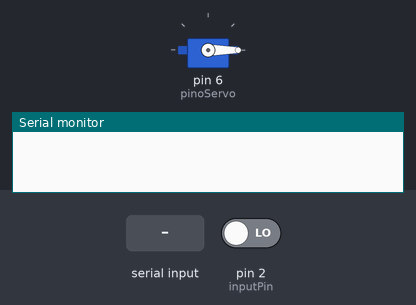
This sketch was run on a simulated Arduino Uno, built with avr-gcc and run on an emulated ATmega328P. Parts: servo, the last lines printed to the serial monitor. The test bench sets the inputs (shaded band); at power-on: pin 2 (inputPin) LOW.

Above: at 3.2 s.
3.3 s: "90,45\n" received over Serial
At 3.76 s:
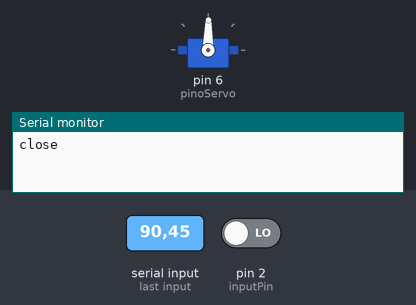
At 5.0 s:
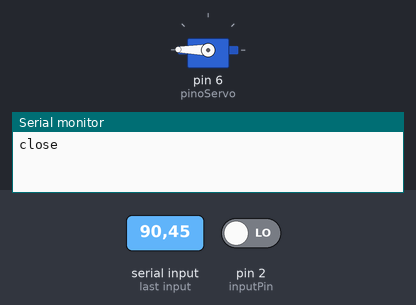
Timing chart, 0 to 6.5 s (numbered marks = the images above; inputs shaded):
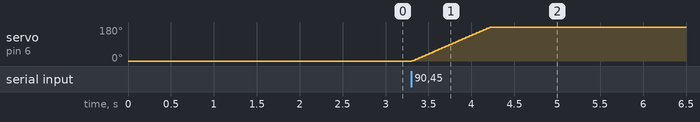

Measured:
- after the input at 3.3 s, servo on pin 6 (pinoServo): moves from 0° to 179° over 0.91 s, starting at once

The sketch:

mousetrap_arduino.ino
```cpp
#include <Servo.h>


const int pinoServo = 6;  //PINO DIGITAL UTILIZADO PELO SERVO
const int inputPin = 2; //PINO DIGITAL UTILIZADO PELO Sensor

Servo s; //OBJETO DO TIPO SERVO
int pos; //POSIÇÃO DO SERVO


int val = 0;                      // variable for reading the pin status

bool motionDetected = false;      //se detetou movimento no sensor
bool responded = false;           //se já obteve resposta do raspberry

bool timeOut = false;             //se após ser detetado movimento passaram 10seg sem resposta do utilizador
float oldTime = 0;                //usado na contagem de tempo
float totalTime = 0;              //contador de tempo (retorna a 0 se >=10)


void setup (){
  Serial.begin(9600);
  pinMode(inputPin, INPUT);       // declare sensor as input
  s.attach(pinoServo);            //ASSOCIAÇÃO DO PINO DIGITAL AO OBJETO DO TIPO SERVO
  s.write(0);                     //INICIA O MOTOR NA POSIÇÃO 0º

  delay(2000);
}

void ClearBuffer(){
  while(Serial.available())
    int _t = Serial.read();
}

bool toggle = true;

void loop() {


  if(isOpen()){
    val = digitalRead(inputPin);  // read input value
  }

  if (val == HIGH /*toggle*/ && !motionDetected && isOpen()) {            // check if the input is HIGH
    toggle = false;

    Serial.println("detected");
    responded = false;
    motionDetected = true;
    oldTime = millis();
  }

  if(Serial.available()){
    int incomingInt = (Serial.read()-'0');

    ClearBuffer();
    switch(incomingInt){
      case 0:
        if(isOpen()){
          closeDoor();
          resetFlags();
          gotResponse(true);
        }
      break;
      case 1:
        openDoor();
        resetFlags();
        gotResponse(true);
      break;
      default:
        return;
      break;
    }
    delay(1000);
  }


  if(motionDetected){
    float currentTime = millis();
    float deltaTime = currentTime - oldTime;
    oldTime = currentTime;
    totalTime += deltaTime;
    if (totalTime >= 10000){
      timeOut = true;
      motionDetected = false;
      totalTime = 0;
      Serial.println("timeout");
    }
  }

  if(timeOut && !responded){   //se passaram 10segs e não houve resposta do utilizador fecha a porta
    closeDoor();
    resetFlags();

    toggle = true;
    delay(5000);
  }
}

void closeDoor(){
  Serial.println("close");
  for(pos = 0; pos < 180; pos++){                       //PARA "pos" IGUAL A 0, ENQUANTO "pos" MENOR QUE 180, INCREMENTA "pos"
    s.write(pos);                                       //ESCREVE O VALOR DA POSIÇÃO QUE O SERVO DEVE GIRAR
    delay(5);                                           //INTERVALO DE 15 MILISSEGUNDOS
  }
  delay(5000);
}

void openDoor(){
  Serial.println("open");
  if( !isOpen()){
    for(pos = 180; pos >= 0; pos--){                    //PARA "pos" IGUAL A 180, ENQUANTO "pos" MAIOR OU IGUAL QUE 0, DECREMENTA "pos"
      s.write(pos);                                     //ESCREVE O VALOR DA POSIÇÃO QUE O SERVO DEVE GIRAR
      delay(5);                                         //INTERVALO DE 15 MILISSEGUNDOS
    }
  }

  resetFlags();
}

bool isOpen() {
  if(s.read() == 0){
    return true;
  }
  return false;
}

void resetFlags(){

  timeOut = false;
  motionDetected = false;
  totalTime = 0;
}

void gotResponse(bool var){
  responded = var;
}
```
